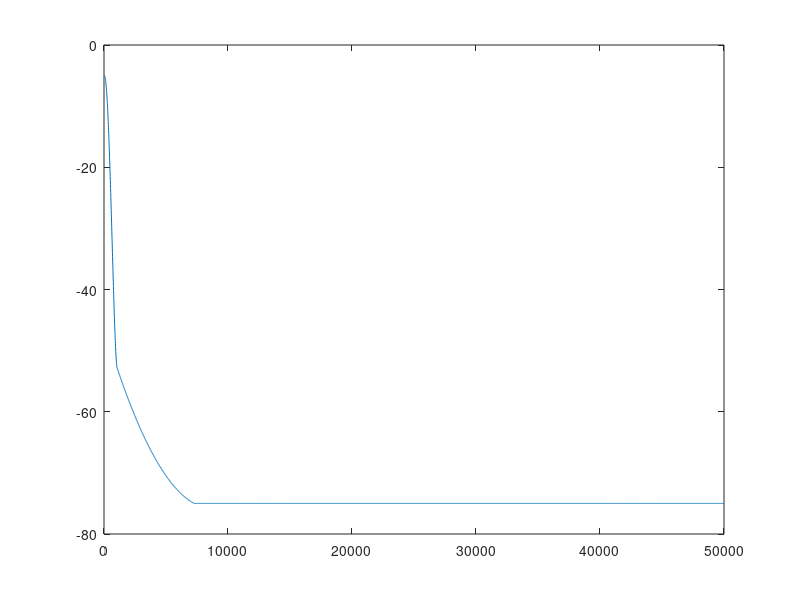

MATLAB code to generate this figure:
clear all;
close all
clc

X=0:10:50000;
X=X';
Bathymetry=nan(size(X,1),1);
%Real values from Walter Paper for Monterey Bay
%X=[41.5162440000000,171.480150000000,301.444050000000,366.426000000000,420.577620000000,474.729240000000,528.880900000000,583.032500000000,637.184140000000,675.090250000000,707.581200000000,767.148000000000,848.375440000000,913.357400000000,1005.41520000000,1124.54880000000,1297.83390000000,1606.49820000000,1920.57760000000,2180.50550000000,2505.41520000000,2884.47640000000,3274.36830000000,3761.73280000000,4232.85200000000,4758.12300000000,5256.31760000000,5694.94600000000,6128.15900000000,6620.93900000000,7037.90600000000,7416.96740000000,7725.63170000000];
%Y=[-5.43629360000000,-7.53667970000000,-10.0077220000000,-13.2200775000000,-16.4942100000000,-19.7683400000000,-22.9189190000000,-26.0077230000000,-29.3436300000000,-33.1737440000000,-37.4362950000000,-41.0810800000000,-44.7258700000000,-48.3088800000000,-51.9536670000000,-54.7335900000000,-57.0810800000000,-59.1196900000000,-60.7258700000000,-62.5173760000000,-64,-65.6061800000000,-67.4594600000000,-69.3745200000000,-71.2278000000000,-73.2046360000000,-74.6254800000000,-75.9227800000000,-76.6640900000000,-77.7142900000000,-78.2702700000000,-78.8262560000000,-79.1969150000000];

for i=1:size(X,1)
    if X(i)<50
        Bathymetry(i)=-5;
    elseif X(i)<1080
        p1 = 5e-11;
        p2 = -3e-8;
        p3 = -7e-5;
        p4 = .0032;
        p5 = -5;
        Bathymetry(i)=p1*X(i).^4+p2*X(i).^3+p3*X(i).^2+p4*X(i)+p5;
    elseif X(i)<7280
        p1 = 4e-7;
        p2 = -0.0069;
        p3 = -45.97;
        Bathymetry(i)=p1*X(i).^2+p2*X(i)+p3;
    else
        Bathymetry(i)=-75;
    end
end
plot(X,Bathymetry);
